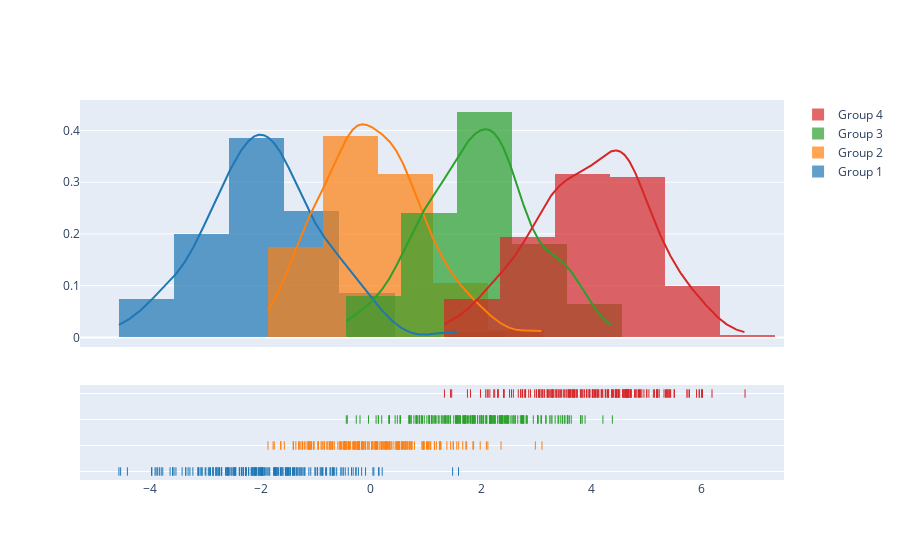

Notebook code cell kept with this figure:
### Code cell
#5) A Distplot or distribution plot, depicts the variation in the data distribution. 
import plotly.figure_factory as ff
import numpy as np

x1 = np.random.randn(200)-2
x2 = np.random.randn(200)
x3 = np.random.randn(200)+2
x4 = np.random.randn(200)+4

data = [x1, x2, x3, x4]

labels = ['Group 1', 'Group 2', 'Group 3', 'Group 4']

fig = ff.create_distplot(data, labels)
fig.show()

### Figure 1 — Plotly figure (JSON) as saved in the notebook; plotly's stock layout.template omitted (floating-point values rounded to 4 significant figures; data arrays with more than 128 entries replaced by an {"elided": "..."} marker saying what was removed)
{"data": [{"histnorm": "probability density", "legendgroup": "Group 1", "marker": {"color": "rgb(31, 119, 180)"}, "name": "Group 1", "opacity": 0.7, "type": "histogram", "x": {"elided": "200 float values"}, "xaxis": "x", "xbins": {"end": 1.59, "size": 1, "start": -4.571}, "yaxis": "y"}, {"histnorm": "probability density", "legendgroup": "Group 2", "marker": {"color": "rgb(255, 127, 14)"}, "name": "Group 2", "opacity": 0.7, "type": "histogram", "x": {"elided": "200 float values"}, "xaxis": "x", "xbins": {"end": 3.106, "size": 1, "start": -1.867}, "yaxis": "y"}, {"histnorm": "probability density", "legendgroup": "Group 3", "marker": {"color": "rgb(44, 160, 44)"}, "name": "Group 3", "opacity": 0.7, "type": "histogram", "x": {"elided": "200 float values"}, "xaxis": "x", "xbins": {"end": 4.382, "size": 1, "start": -0.4452}, "yaxis": "y"}, {"histnorm": "probability density", "legendgroup": "Group 4", "marker": {"color": "rgb(214, 39, 40)"}, "name": "Group 4", "opacity": 0.7, "type": "histogram", "x": {"elided": "200 float values"}, "xaxis": "x", "xbins": {"end": 6.79, "size": 1, "start": 1.335}, "yaxis": "y"}, {"legendgroup": "Group 1", "marker": {"color": "rgb(31, 119, 180)"}, "mode": "lines", "name": "Group 1", "showlegend": false, "type": "scatter", "x": {"elided": "500 float values"}, "xaxis": "x", "y": {"elided": "500 float values"}, "yaxis": "y"}, {"legendgroup": "Group 2", "marker": {"color": "rgb(255, 127, 14)"}, "mode": "lines", "name": "Group 2", "showlegend": false, "type": "scatter", "x": {"elided": "500 float values"}, "xaxis": "x", "y": {"elided": "500 float values"}, "yaxis": "y"}, {"legendgroup": "Group 3", "marker": {"color": "rgb(44, 160, 44)"}, "mode": "lines", "name": "Group 3", "showlegend": false, "type": "scatter", "x": {"elided": "500 float values"}, "xaxis": "x", "y": {"elided": "500 float values"}, "yaxis": "y"}, {"legendgroup": "Group 4", "marker": {"color": "rgb(214, 39, 40)"}, "mode": "lines", "name": "Group 4", "showlegend": false, "type": "scatter", "x": {"elided": "500 float values"}, "xaxis": "x", "y": {"elided": "500 float values"}, "yaxis": "y"}, {"legendgroup": "Group 1", "marker": {"color": "rgb(31, 119, 180)", "symbol": "line-ns-open"}, "mode": "markers", "name": "Group 1", "showlegend": false, "type": "scatter", "x": {"elided": "200 float values"}, "xaxis": "x", "y": {"elided": "200 str values"}, "yaxis": "y2"}, {"legendgroup": "Group 2", "marker": {"color": "rgb(255, 127, 14)", "symbol": "line-ns-open"}, "mode": "markers", "name": "Group 2", "showlegend": false, "type": "scatter", "x": {"elided": "200 float values"}, "xaxis": "x", "y": {"elided": "200 str values"}, "yaxis": "y2"}, {"legendgroup": "Group 3", "marker": {"color": "rgb(44, 160, 44)", "symbol": "line-ns-open"}, "mode": "markers", "name": "Group 3", "showlegend": false, "type": "scatter", "x": {"elided": "200 float values"}, "xaxis": "x", "y": {"elided": "200 str values"}, "yaxis": "y2"}, {"legendgroup": "Group 4", "marker": {"color": "rgb(214, 39, 40)", "symbol": "line-ns-open"}, "mode": "markers", "name": "Group 4", "showlegend": false, "type": "scatter", "x": {"elided": "200 float values"}, "xaxis": "x", "y": {"elided": "200 str values"}, "yaxis": "y2"}], "layout": {"autosize": true, "barmode": "overlay", "hovermode": "closest", "legend": {"traceorder": "reversed"}, "xaxis": {"anchor": "y2", "autorange": true, "domain": [0, 1], "range": [-5.277, 7.496], "type": "linear", "zeroline": false}, "yaxis": {"anchor": "free", "autorange": true, "domain": [0.35, 1], "position": 0, "range": [-0.01845, 0.4589], "type": "linear"}, "yaxis2": {"anchor": "x", "autorange": true, "domain": [0, 0.25], "dtick": 1, "range": [-0.5455, 3.545], "showticklabels": false, "type": "category"}}}
